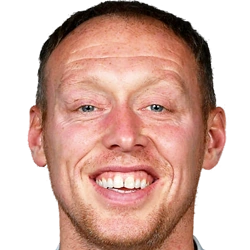
#> input picture data/images/coaches/steve_cooper.png, 250 x 250 px
$ python -i plot_time_series.py   (imports and definitions only)
#> lines starting #> are read from the running program, lines starting #| are printed output that depends on the picture; after the words box and inside, x2 and y2 are one past the last pixel; in counts of white or black regions, pixels touching at a corner belong together
import pandas as pd
import matplotlib.pyplot as plt
import seaborn as sns
import os
from matplotlib.offsetbox import OffsetImage, AnnotationBbox
from matplotlib.patches import Circle
from PIL import Image, ImageDraw
import requests
from io import BytesIO
import yaml

# Matplotlib settings
# [10 lines not run here, left out]

# Parameters
WORD_COUNT_THRESHOLD = 0  # Minimum total words required for a club to be included

# Load data
# [1 line that did not run here, left out]
# [1 line that did not run here, left out]
# [1 line that did not run here, left out]
# [1 line that did not run here, left out]
# [1 line that did not run here, left out]

# [2 lines not run here, left out]

# Calculate total word count per club
# [1 line that did not run here, left out]
# [1 line that did not run here, left out]

# Filter out clubs below threshold
# [1 line that did not run here, left out]
# [1 line that did not run here, left out]

# Step 1: Weekly aggregation
# [5 lines that did not run here, left out]

# Step 2: Full club-week grid
# [1 line that did not run here, left out]
# [1 line that did not run here, left out]
# [1 line that did not run here, left out]
# [1 line that did not run here, left out]
# [1 line that did not run here, left out]
# [1 line that did not run here, left out]
# [3 lines that did not run here, left out]

# Step 3: Cumulative metrics + ranks
# [1 line that did not run here, left out]
# [1 line that did not run here, left out]
# [1 line that did not run here, left out]
# [4 lines that did not run here, left out]
# [1 line that did not run here, left out]
# [1 line that did not run here, left out]

# Output directory
output_dir = "data/outputs/club_timeseries"
# [2 lines not run here, left out]

def get_image_from_url(source, zoom=0.05, greyscale=False):
    try:
        if os.path.isfile(source):
            image = Image.open(source).convert("RGBA")
        else:
            response = requests.get(source)
            image = Image.open(BytesIO(response.content)).convert("RGBA")
        if greyscale:
            image = image.convert("LA").convert("RGBA")
        return OffsetImage(image, zoom=zoom)
    except Exception as e:
        print(f"⚠️ Could not load image: {source} — {e}")
        return None

def get_circular_image_with_border(source, zoom=0.4, border_thickness=6, border_color="black"):
#> called with source = '../data/images/coaches/steve_cooper.png', zoom = 0.4, border_thickness = 6, border_color = 'black'
    try:
        if os.path.isfile(source):
            image = Image.open(source).convert("RGBA")
#> image is the input picture: PIL image 250x250 RGBA; mean R, G, B, A 179.4, 138.8, 126.1, 159.8
        else:
            response = requests.get(source)
            image = Image.open(BytesIO(response.content)).convert("RGBA")

        standard_size = (128, 128)
        image = image.resize(standard_size, Image.Resampling.LANCZOS)
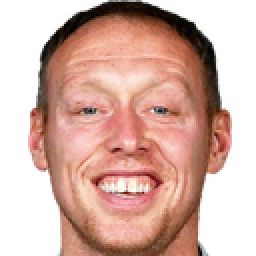
#> image: PIL image 128x128 RGBA (shown 2 times larger); mean R, G, B, A 120.5, 83.6, 72.3, 159.8; transparent parts drawn white

        size = min(image.size)
#> size = 128
        image = image.crop((
            (image.width - size) // 2,
            (image.height - size) // 2,
            (image.width + size) // 2,
            (image.height + size) // 2,
        ))

        mask = Image.new("L", (size, size), 0)
#> mask: PIL image 128x128 L; every value is 0
        draw = ImageDraw.Draw(mask)
        draw.ellipse((0, 0, size, size), fill=255)

        bordered_size = size + border_thickness * 2
#> bordered_size = 140
        background = Image.new("RGBA", (bordered_size, bordered_size), (0, 0, 0, 0))
#> background: PIL image 140x140 RGBA; every value is 0
        border_draw = ImageDraw.Draw(background)
        border_draw.ellipse((0, 0, bordered_size, bordered_size), fill=border_color)

        image.putalpha(mask)
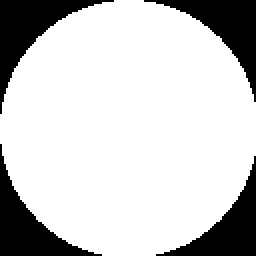
#> mask: PIL image 128x128 L (shown 2 times larger); 79.4% white; 4 black regions, box (x1, y1, x2, y2) and area: (0, 0, 57, 57) 901, (72, 0, 128, 51) 844, (0, 72, 51, 128) 844, (78, 78, 128, 128) 788
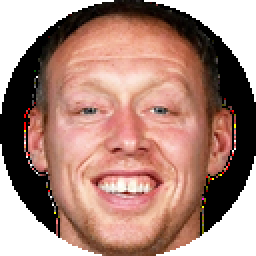
#> image: PIL image 128x128 RGBA (shown 2 times larger); mean R, G, B, A 120.5, 83.6, 72.3, 202.4; transparent parts drawn white
        background.paste(image, (border_thickness, border_thickness), mask=image)
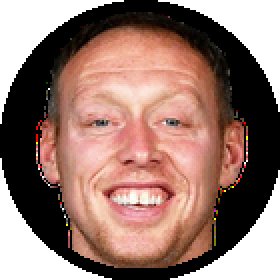
#> background: PIL image 140x140 RGBA (shown 2 times larger); mean R, G, B, A 98.7, 68.4, 59.2, 202.5; transparent parts drawn white

        return OffsetImage(background, zoom=zoom)

    except Exception as e:
        print(f"⚠️ Could not load bordered circular image from {source}: {e}")
        return None

# Plotting
# [47 lines not run here, left out]

>>> result = get_circular_image_with_border('../data/images/coaches/steve_cooper.png')
